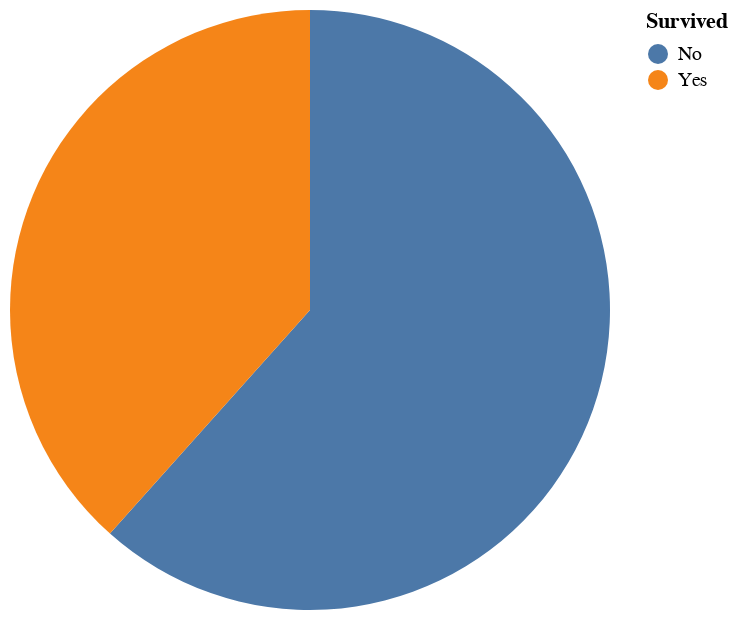

The notebook cell saved with this chart:
### Markdown cell above
## Part 2: Initial Exploration

Using your visualization library of choice, let's first look at some features in isolation. Generate visualizations showing:

- A comparison of the total number of passengers who survived compared to those that died.
- A comparison of the total number of males compared to females
- A histogram showing the distribution of sibling/spouse counts
- A histogram showing the distribution of parent/child counts

### Code cell
import altair as alt

source = dataframe["Survived"].value_counts().reset_index(name='count')

alt.Chart(source).mark_arc().encode(
    theta = "count",
    color = "Survived"
)
# Part 2: #Write the code needed to generate the visualizations specified.

### Figure 1 — Vega-Lite specification as saved in the notebook (floating-point values rounded to 4 significant figures)
{"config": {"view": {"continuousWidth": 300, "continuousHeight": 300}}, "data": {"name": "data-4de1882365a27b6e0afeb6eb49139287"}, "mark": {"type": "arc"}, "encoding": {"color": {"field": "Survived", "type": "nominal"}, "theta": {"field": "count", "type": "quantitative"}}, "$schema": "https://vega.github.io/schema/vega-lite/v5.20.1.json", "datasets": {"data-4de1882365a27b6e0afeb6eb49139287": [{"Survived": "No", "count": 549}, {"Survived": "Yes", "count": 342}]}}
